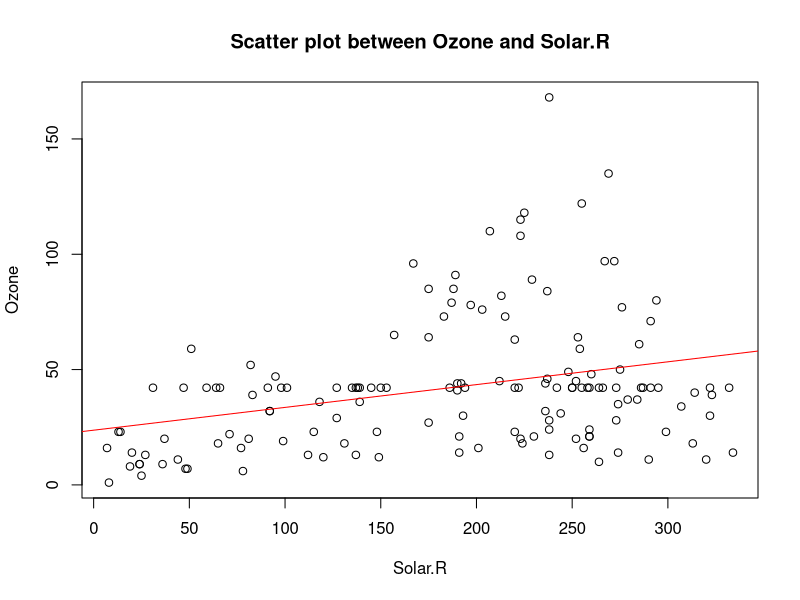

Reproduce this figure in R.
# (i) Find any missing values(na) in features and drop the missing values if its less than 10% else replace that with mean of that feature.

# Check for missing values in features
missing_values <- sapply(airquality, function(x) sum(is.na(x)))
cat("Missing values in features:\n")
print(missing_values)

# Drop missing values if less than 10%
threshold <- 0.1 * nrow(airquality)
for (col in names(airquality)) {
  if (sum(is.na(airquality[[col]])) < threshold) {
    airquality <- airquality[complete.cases(airquality[[col]]), ]
  } else {
    mean_val <- mean(airquality[[col]], na.rm = TRUE)
    airquality[[col]][is.na(airquality[[col]])] <- mean_val
  }
}

# (ii) Apply a linear regression algorithm using Least Squares Method on “Ozone” and “Solar.R”
model <- lm(Ozone ~ Solar.R, data = airquality)
summary(model)

# (iii) Plot Scatter plot between Ozone and Solar and add regression line created by above mode
plot(airquality$Solar.R, airquality$Ozone, xlab = "Solar.R", ylab = "Ozone", main = "Scatter plot between Ozone and Solar.R")
abline(model, col = "red")